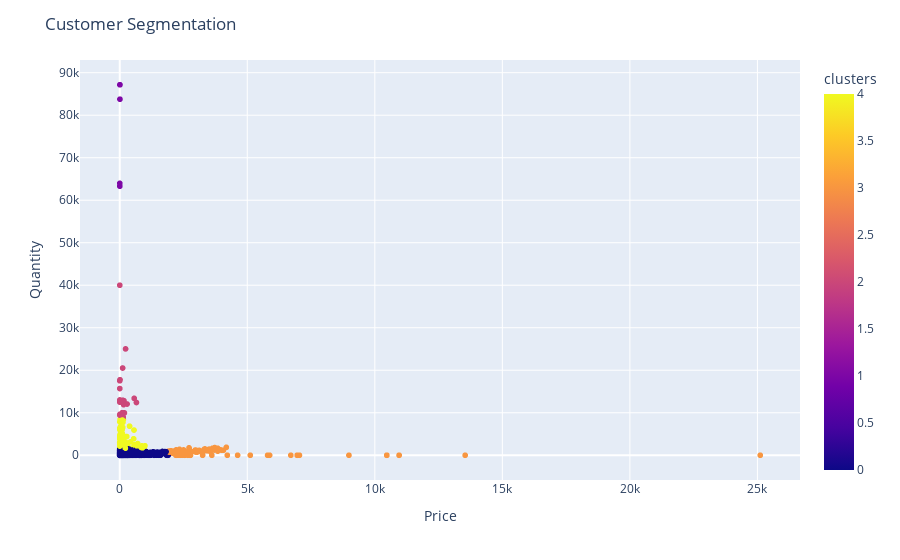
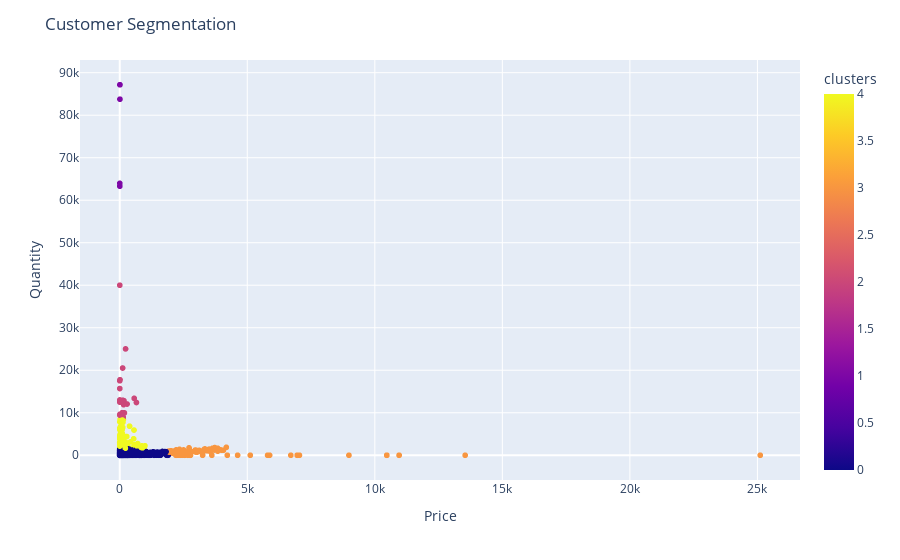

Notebook code for these charts, in order:
### Code cell
import plotly.express as px

import plotly.offline as pyo
import plotly.graph_objs as go
kmeans_model_new = KMeans(n_clusters = 5,init='k-means++',max_iter=400,random_state=42)

kmeans_model_new.fit_predict(New_application_data_12[['Quantity','Price']])

cluster_centers = kmeans_model_new.cluster_centers_
data = np.expm1(cluster_centers)
points = np.append(data, cluster_centers, axis=1)
points

# Add "clusters" to customers data
points = np.append(points, [[0], [1], [2], [3], [4]], axis=1)
New_application_data_12["clusters"] = kmeans_model_new.labels_


figure = px.scatter(New_application_data_12,
                    color='clusters',
                    x = "Price",
                    y = "Quantity",
                    category_orders = {"clusters": ["0", "1", "2", "3", "4"]}
                    )
figure.update_layout(title_text='Customer Segmentation')
figure.show()
pyo.iplot(figure,filename='Feature 2 clusters')
# plt.scatter(New_application_data_12,{"clusters": ["0", "1", "2", "3", "4"]})
# plt.legend()
# plt.show()


print("                                                     Figure 2.8")

### Figure 1 — Plotly figure (JSON) as saved in the notebook; plotly's stock layout.template omitted (floating-point values rounded to 4 significant figures; data arrays with more than 128 entries replaced by an {"elided": "..."} marker saying what was removed)
{"data": [{"hovertemplate": "Price=%{x}<br>Quantity=%{y}<br>clusters=%{marker.color}<extra></extra>", "legendgroup": "", "marker": {"color": {"elided": "20952 int values"}, "coloraxis": "coloraxis", "symbol": "circle"}, "mode": "markers", "name": "", "showlegend": false, "type": "scattergl", "x": {"elided": "20952 float values"}, "xaxis": "x", "y": {"elided": "20952 int values"}, "yaxis": "y"}], "layout": {"coloraxis": {"colorbar": {"title": {"text": "clusters"}}, "colorscale": [[0, "#0d0887"], [0.1111, "#46039f"], [0.2222, "#7201a8"], [0.3333, "#9c179e"], [0.4444, "#bd3786"], [0.5556, "#d8576b"], [0.6667, "#ed7953"], [0.7778, "#fb9f3a"], [0.8889, "#fdca26"], [1, "#f0f921"]]}, "legend": {"tracegroupgap": 0}, "margin": {"t": 60}, "title": {"text": "Customer Segmentation"}, "xaxis": {"anchor": "y", "domain": [0, 1], "title": {"text": "Price"}}, "yaxis": {"anchor": "x", "domain": [0, 1], "title": {"text": "Quantity"}}}}

### Figure 2 — Plotly figure (JSON) as saved in the notebook; plotly's stock layout.template omitted (floating-point values rounded to 4 significant figures; data arrays with more than 128 entries replaced by an {"elided": "..."} marker saying what was removed)
{"data": [{"hovertemplate": "Price=%{x}<br>Quantity=%{y}<br>clusters=%{marker.color}<extra></extra>", "legendgroup": "", "marker": {"color": {"elided": "20952 int values"}, "coloraxis": "coloraxis", "symbol": "circle"}, "mode": "markers", "name": "", "showlegend": false, "type": "scattergl", "x": {"elided": "20952 float values"}, "xaxis": "x", "y": {"elided": "20952 int values"}, "yaxis": "y"}], "layout": {"coloraxis": {"colorbar": {"title": {"text": "clusters"}}, "colorscale": [[0, "#0d0887"], [0.1111, "#46039f"], [0.2222, "#7201a8"], [0.3333, "#9c179e"], [0.4444, "#bd3786"], [0.5556, "#d8576b"], [0.6667, "#ed7953"], [0.7778, "#fb9f3a"], [0.8889, "#fdca26"], [1, "#f0f921"]]}, "legend": {"tracegroupgap": 0}, "margin": {"t": 60}, "title": {"text": "Customer Segmentation"}, "xaxis": {"anchor": "y", "domain": [0, 1], "title": {"text": "Price"}}, "yaxis": {"anchor": "x", "domain": [0, 1], "title": {"text": "Quantity"}}}}
